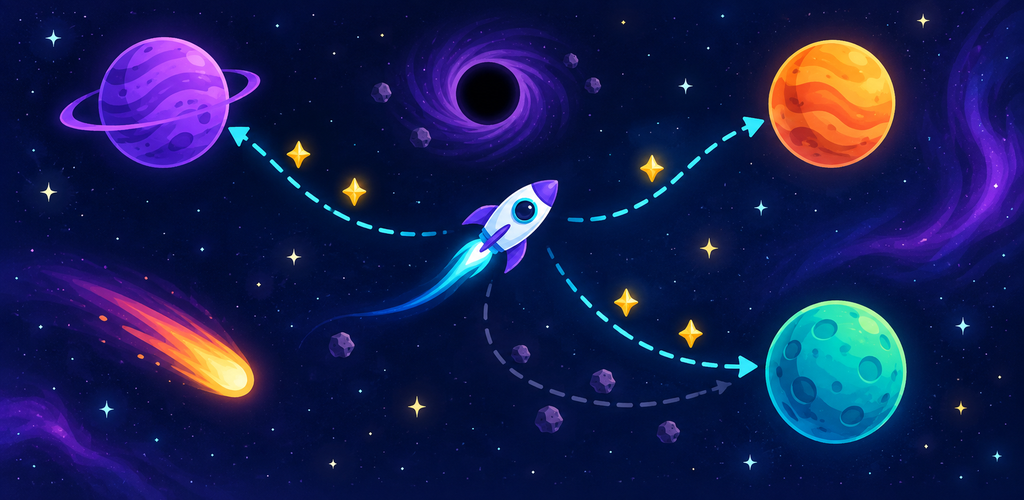
#> input picture store-assets/feature-graphic-1024x500.png, 1024 x 500 px
$ python prepare-store-assets.py --icon-source ../store-assets/feature-graphic-1024x500.png --feature-source ../store-assets/feature-graphic-1024x500.png --assets-dir ../store-assets
#> lines starting #> are read from the running program, lines starting #| are printed output that depends on the picture
from __future__ import annotations

import argparse
from pathlib import Path

from PIL import Image


def crop_to_ratio(image: Image.Image, target_ratio: float) -> Image.Image:
    width, height = image.size
    current_ratio = width / height
    if current_ratio > target_ratio:
        crop_width = round(height * target_ratio)
        left = (width - crop_width) // 2
        return image.crop((left, 0, left + crop_width, height))

    crop_height = round(width / target_ratio)
    top = (height - crop_height) // 2
    return image.crop((0, top, width, top + crop_height))


def main() -> None:
    parser = argparse.ArgumentParser(description="Prepara artes da ficha da Google Play.")
    parser.add_argument("--icon-source", type=Path, required=True)
    parser.add_argument("--feature-source", type=Path, required=True)
    parser.add_argument("--assets-dir", type=Path, required=True)
    args = parser.parse_args()

    assets_dir = args.assets_dir.resolve()
    screenshots_dir = assets_dir / "screenshots"
    screenshots_dir.mkdir(parents=True, exist_ok=True)

    icon = Image.open(args.icon_source).convert("RGBA")
    icon = icon.resize((512, 512), Image.Resampling.LANCZOS)
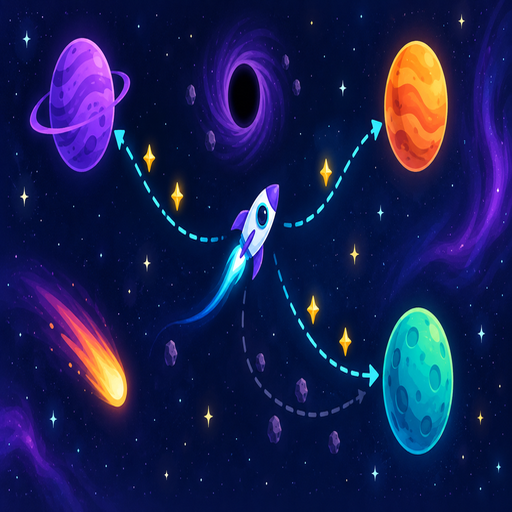
#> icon: PIL image 512x512 RGBA; mean R, G, B, A 24.8, 30.6, 81.7, 255
    icon_background = Image.new("RGBA", icon.size, (5, 12, 42, 255))
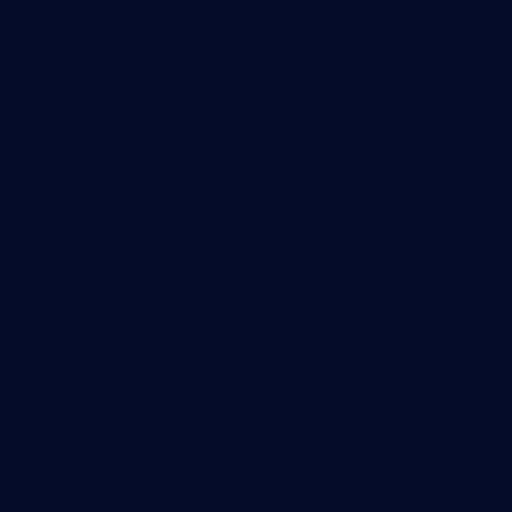
#> icon_background: PIL image 512x512 RGBA; mean R, G, B, A 5, 12, 42, 255
    icon = Image.alpha_composite(icon_background, icon)
    icon.save(
        assets_dir / "app-icon-512.png",
        optimize=True,
    )

    feature = Image.open(args.feature_source).convert("RGB")
#> feature is the input picture: PIL image 1024x500 RGB; mean R, G, B 24.8, 30.6, 81.7
    feature = crop_to_ratio(feature, 1024 / 500)
    feature.resize((1024, 500), Image.Resampling.LANCZOS).save(
        assets_dir / "feature-graphic-1024x500.png",
        optimize=True,
    )

    for source in screenshots_dir.glob("*-source.png"):
        screenshot = Image.open(source).convert("RGB")
        screenshot.resize((1080, 1920), Image.Resampling.LANCZOS).save(
            screenshots_dir / source.name.replace("-source", ""),
            optimize=True,
        )

    for image_path in sorted(assets_dir.rglob("*.png")):
        image = Image.open(image_path)
        relative = image_path.relative_to(assets_dir)
        print(
            f"{relative} | {image.width}x{image.height} | "
            f"{image.mode} | {image_path.stat().st_size} bytes"
        )
#| feature-graphic-1024x500.png | 1024x500 | RGB | 629663 bytes


if __name__ == "__main__":
    main()
